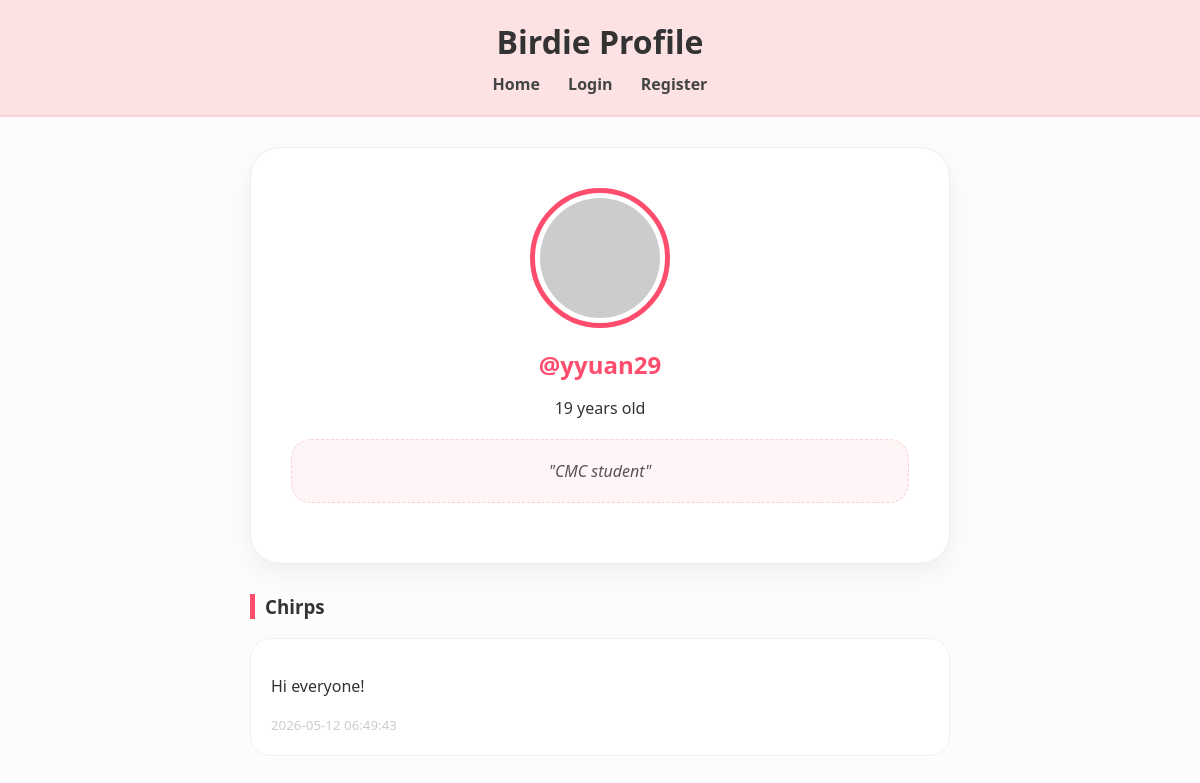
/profile/yyuan29, run on the app's committed database.
### tables this page shows
CREATE TABLE users (
            id INTEGER PRIMARY KEY AUTOINCREMENT,
            username TEXT UNIQUE,
            password TEXT,
            age INTEGER,
            bio TEXT
        );

### app.py (the view)
@app.get("/profile/{username}", response_class=HTMLResponse)
async def view_profile(request: Request, username: str):
    db = get_db()
    user = db.execute(
        "SELECT * FROM users WHERE username = ?",
        (username,)
    ).fetchone()
    if not user:
        db.close()
        return HTMLResponse("User not found", status_code=404)
    messages = db.execute(
        """
        SELECT m.*, u.username
        FROM messages m
        JOIN users u ON m.user_id = u.id
        WHERE m.user_id = ?
        ORDER BY m.timestamp DESC
        """,
        (user["id"],)
    ).fetchall()
    db.close()
    messages_list = [dict(m) for m in messages]
    logged_in_user = request.cookies.get("username")
    is_own_profile = logged_in_user == username
    return templates.TemplateResponse(
        request=request,
        name="profile.html",
        context={
            "request": request,
            "profile_user": dict(user),
            "messages": messages_list,
            "is_own_profile": is_own_profile,
            "user": logged_in_user,
            "t": get_translations(request)
        }
    )

### templates/profile.html (shortened to what this page needs)
<!DOCTYPE html>
<html lang="en">
<head>
</head>
<body>
    <header class="birdie-header">
        <div class="header-content">
            <div class="title-nav">
                <h1>Birdie Profile</h1>
                <nav>
                    <a href="/">Home</a>
                    {% if user and user != "None" %}
                        <a href="/profile/{{ user }}">My Profile</a>
                        <a href="/create_message">New Post</a>
                        <a href="/logout">Logout</a>
                    {% else %}
                        <a href="/login">Login</a>
                        <a href="/register">Register</a>
                    {% endif %}
                </nav>
            </div>
        </div>
    </header>
    <div class="container">
        <div class="profile-card">
            <img src="https://api.dicebear.com/7.x/fun-emoji/svg?seed={{ profile_user.username }}" class="avatar-large">
            <h2 style="color: var(--birdie-dark-pink); margin:0;">@{{ profile_user.username }}</h2>
            <p>{{ profile_user.age }} years old</p>
            <div class="bio-display">
                {% if profile_user.bio %}"{{ profile_user.bio }}"{% else %}"No bio yet..."{% endif %}
            </div>
        </div>
        <h3 style="border-left: 5px solid var(--birdie-dark-pink); padding-left: 10px;">Chirps</h3>
        {% for msg in messages %}
            <div class="msg-card">
                <div>{{ linkify(msg.content) | safe }}</div>
                <small style="color: #ccc;">{{ msg.timestamp }}</small>
            </div>
        {% endfor %}
    </div>
</body>
</html>

### templates/profile.html (style rules this page uses)
:root { --birdie-pink: #fde2e4; --birdie-dark-pink: #ff4d6d; --birdie-border: #fad2d6; }
body { background-color: #fcfcfc; font-family: 'Segoe UI', Tahoma, Geneva, Verdana, sans-serif; margin: 0; padding: 0; color: #333; }
.birdie-header { background-color: var(--birdie-pink); padding: 20px 0; border-bottom: 2px solid var(--birdie-border); text-align: center; }
.title-nav h1 { font-size: 32px; margin: 0; font-weight: 800; }
.title-nav nav { margin-top: 10px; font-weight: 600; }
.title-nav nav a { text-decoration: none; color: #444; margin: 0 12px; }
.container { max-width: 700px; margin: 30px auto; padding: 0 20px; }
.profile-card { background: white; border-radius: 30px; padding: 40px; text-align: center; box-shadow: 0 10px 25px rgba(0,0,0,0.05); margin-bottom: 30px; border: 1px solid #eee; }
.avatar-large { width: 120px; height: 120px; border-radius: 50%; border: 5px solid var(--birdie-dark-pink); background-color: #fff; padding: 5px; margin-bottom: 15px; }
.bio-display { background: #fff5f6; padding: 20px; border-radius: 20px; font-style: italic; color: #555; margin: 20px 0; border: 1px dashed var(--birdie-border); }
.msg-card { background: white; padding: 20px; border-radius: 20px; margin-bottom: 15px; border: 1px solid #f0f0f0; }

### data on the page
users: username "yyuan29", age "19", bio "CMC student", linkify "Hi everyone!", timestamp "2026-05-12 06:49:43"
